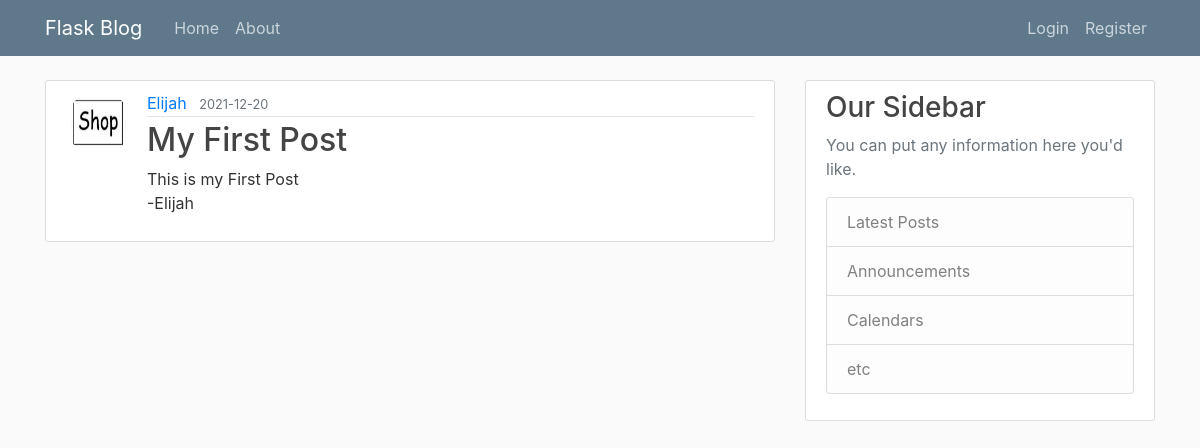
/post/1, run on the app's committed database.
### flaskblog/models.py (models this page shows, shortened)
class User(db.Model, UserMixin):
    id = db.Column(db.Integer, primary_key=True)  #Creates column for and id that is an integer that is unique
    username = db.Column(db.String(20), unique=True, nullable=False) #Creates column for the useranme that is a string with a max_len of 20 char
    email = db.Column(db.String(120), unique=True, nullable=False)
    image_file =  db.Column(db.String(20), nullable=False, default="default.jpg") #the default is the dedault.jpg
    password = db.Column(db.String(60), nullable=False)
    posts = db.relationship("Post", backref='author', lazy=True) #A User can create many posts but a post cant have more than 1 user, gives Post access to the data in User

class Post(db.Model):
    id = db.Column(db.Integer, primary_key=True)
    title = db.Column(db.String(100), nullable=False)
    date_posted = db.Column(db.DateTime, nullable=False, default=datetime.utcnow)
    content = db.Column(db.Text, nullable=False)
    user_id = db.Column(db.Integer, db.ForeignKey('user.id'), nullable=False) #Gets the Id of the user who created the post

### flaskblog/posts/routes.py (the view)
@posts.route("/post/<int:post_id>")  #Look at an individual post from the id
def post(post_id): #Post id will be gottom from home.html it will get the id of that post from the database
    post = Post.query.get_or_404(post_id)  #stores the post with the id
    return render_template('post.html', title=post.title, post=post)

### flaskblog/templates/post.html (shortened to what this page needs)
{% extends "layout.html" %}
{% block content %}
    <article class="media content-section">
        <img class = "rounded-circle article-img" src="{{ url_for('static', filename='profile_pics/' + post.author.image_file) }}">
        <div class="media-body">
        <div class="article-metadata">
            <a class="mr-2" href="{{ url_for('users.user_posts', username=post.author.username) }}">{{ post.author.username }}</a>
            <small class="text-muted">{{ post.date_posted.strftime('%Y-%m-%d') }}</small>
        </div>
        <h2 class="article-title">{{ post.title }}</h2>
        <p class="article-content">{{ post.content }}</p>
        </div>
    </article>
{% endblock content %}

### flaskblog/static/main.css (style rules this page uses)
body { background: #fafafa; color: #333333; margin-top: 5rem; }
h1, h2, h3, h4, h5, h6 { color: #444444; }
.content-section { background: #ffffff; padding: 10px 20px; border: 1px solid #dddddd; border-radius: 3px; margin-bottom: 20px; }
.article-title { color: #444444; }
.article-content { white-space: pre-line; }
.article-img { height: 65px; width: 65px; margin-right: 16px; }
.article-metadata { padding-bottom: 1px; margin-bottom: 4px; border-bottom: 1px solid #e3e3e3 }

### data on the page
User: image_file (picture), author.username "Elijah"
Post: date_posted "2021-12-20", title "My First Post", content "This is my First Post -Elijah"
